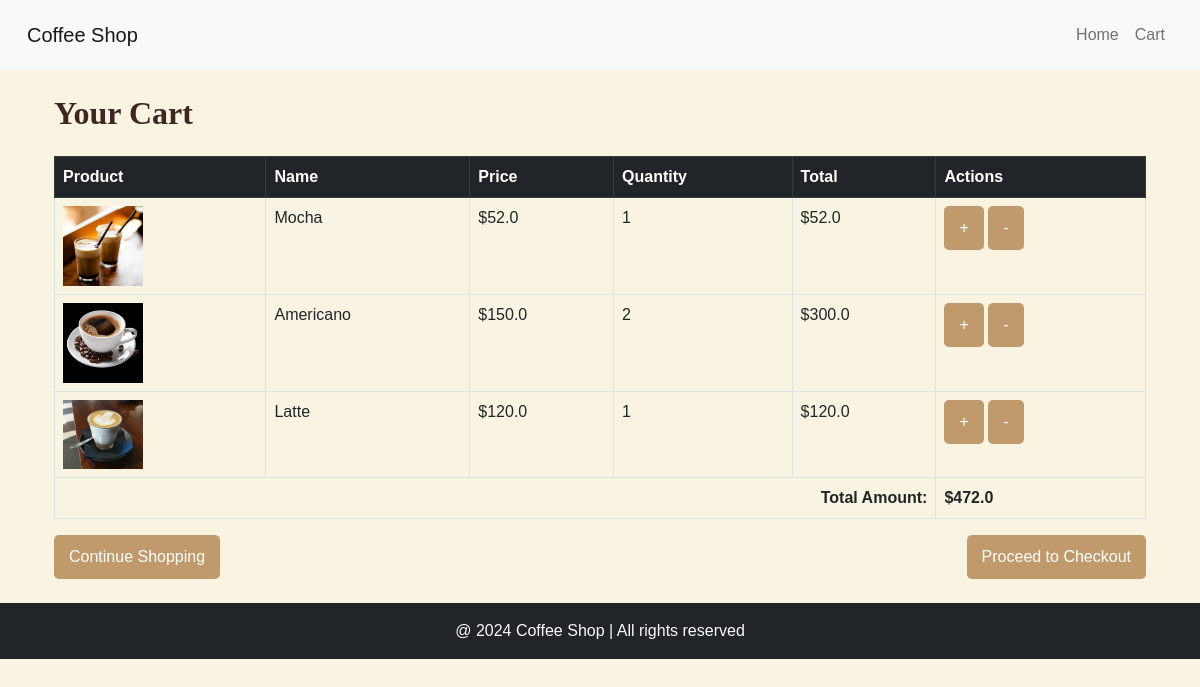
Page /cart/ on the committed database.
### coffee/models.py (models this page shows, shortened)
class CartItem(models.Model):
    product = models.ForeignKey(Coffee, on_delete=models.CASCADE)
    quantity = models.IntegerField(default=1)
    def get_total(self):
        return self.product.price * self.quantity

class Coffee(models.Model):
    CATEGORY_CHOICES = [
        ('hot', 'Hot Coffee'),
        ('cold', 'Cold Coffee'),
        ('special', 'Special Coffee'),
    ]
    name = models.CharField(max_length=255)
    price = models.FloatField()
    quantity = models.IntegerField()
    image = models.ImageField(upload_to="coffee/")
    category = models.CharField(max_length=20, choices=CATEGORY_CHOICES, default='hot')

### coffee/views.py (the view)
# urls.py: path('cart/', views.view_cart, name='view_cart'),
def view_cart(request):
    cart_items = CartItem.objects.all()
    total = sum(item.get_total() for item in cart_items)
    return render(request, 'cart.html', {'cart_items': cart_items, 'total': total})

### coffee/templates/cart.html
{% extends "base.html" %}
{% load static %}
{% block content %}
<div class="container mt-4">
    <h2 class="mb-4">Your Cart</h2>
    {% if cart_items %}
        <table class="table table-bordered table-hover">
            <thead class="table-dark">
                <tr>
                    <th>Product</th>
                    <th>Name</th>
                    <th>Price</th>
                    <th>Quantity</th>
                    <th>Total</th>
                    <th>Actions</th>
                </tr>
            </thead>
            <tbody>
                {% for item in cart_items %}
                <tr>
                    <td><img src="{{ item.product.image.url }}" width="80"></td>
                    <td>{{ item.product.name }}</td>
                    <td>${{ item.product.price }}</td>
                    <td>{{ item.quantity }}</td>
                    <td>${{ item.get_total }}</td>
                    <td>
                        <a href="{% url 'update_quantity' item.id 'increase' %}" class="btn btn-success">+</a>
                        <a href="{% url 'update_quantity' item.id 'decrease' %}" class="btn btn-danger">-</a>
                    </td>
                </tr>
                {% endfor %}
                <tr class="table-length">
                    <td colspan="5" class="text-end"><strong>Total Amount:</strong></td>
                    <td><strong>${{ total }}</strong></td>
                </tr>
            </tbody>
        </table>
        <div class="d-flex justify-content-between">
            <a href="{% url 'home' %}" class="btn btn-outline-primary">Continue Shopping</a>
            <a href="#" class="btn btn-success">Proceed to Checkout</a>
        </div>
    {% else %}
        <div class="alert alert-warning text-center">
            Your cart is empty.
        </div>
        <a href="{% url 'home' %}" class="btn btn-primary">Go Shopping</a>
    {% endif %}
</div>
{% endblock %}

### coffee/templates/base.html (shortened to what this page needs)
{% load static %}
<!doctype html>
<html lang="en">
  <head>
    <link href="https://cdn.jsdelivr.net/npm/bootstrap@5.0.2/dist/css/bootstrap.min.css" rel="stylesheet">
    <link rel="stylesheet" href="{% static 'coffee/style.css' %}">
  </head>
  <body>
<nav class="navbar navbar-expand-lg navbar-light bg-light">
  <div class="container-fluid">
    <a class="navbar-brand" href="{% url 'home' %}">Coffee Shop</a>
    <div class="callspan navbar-collapse">
      <ul class="navbar-nav ms-auto">
        <li class="nav-item">
          <a class="nav-link" href="{% url 'home' %}">Home</a>
        </li>
        <li class="nav-item">
          <a class="nav-link" href="{% url 'view_cart' %}">Cart</a>
        </li>
      </ul>
    </div>
  </div>
</nav>
<main class="container my-4">
  {% block content %}
  {% endblock %}
</main>
 <footer class="bg-dark text-light text-center py-3">
      <p class="mb-0">@ 2024 Coffee Shop | All rights reserved</p>
 </footer>
  </body>
</html>

### coffee/static/coffee/style.css (style rules this page uses)
body { background-color: #f8f4e1; font-family: 'Poppins', sans-serif; color: #3e2723; }
h1, h2, h3 { font-family: 'Playfair Display', serif; font-weight: 700; color: #3e2723; }
.navbar { background-color: #6f4e37; padding: 15px; color: white; }
.btn { background-color: #c19a6b; border: none; padding: 10px 15px; border-radius: 5px; color: white; }

### rows in the picture
CartItem: product.image (picture), product.name "Mocha", product.price "52.0", quantity "1", get_total "52.0"
CartItem: product.image (picture), product.name "Americano", product.price "150.0", quantity "2", get_total "300.0"
CartItem: product.image (picture), product.name "Latte", product.price "120.0", quantity "1", get_total "120.0"

### other values in the picture
{{ total }} "472.0"
